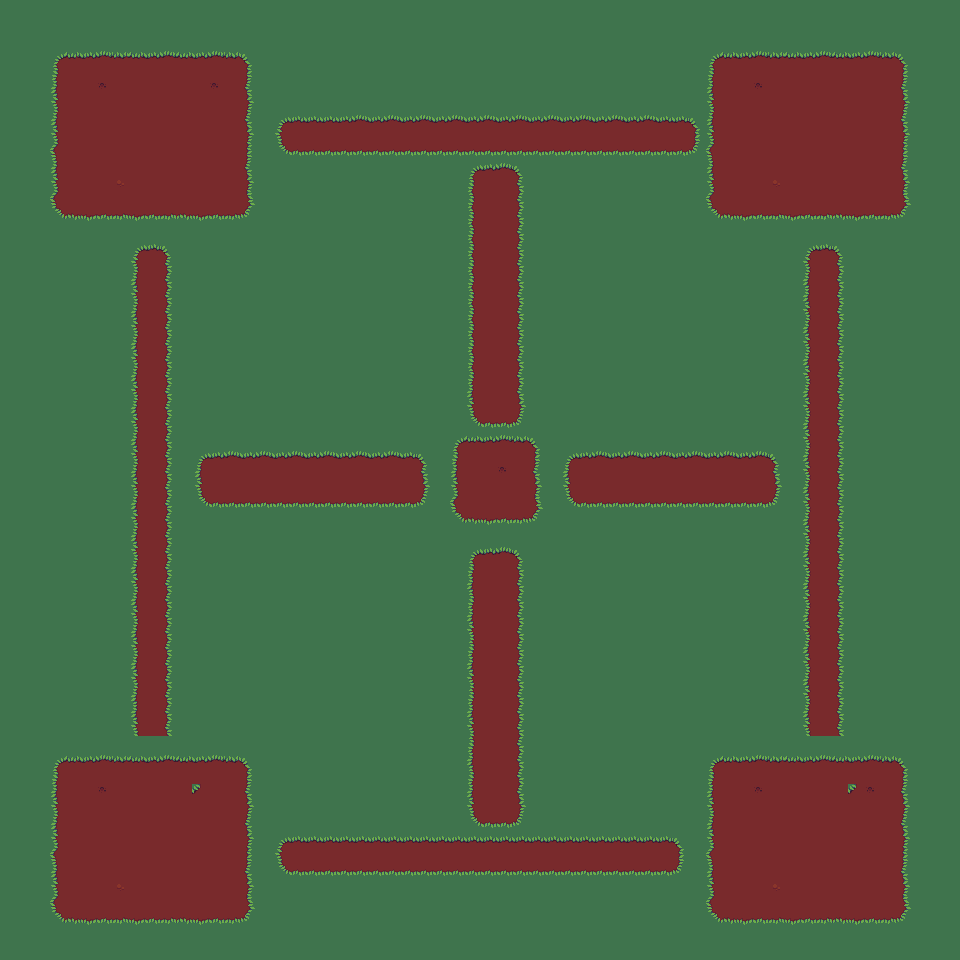

This game map was drawn from its Tiled (.tmx) file and the tilesets committed beside it. A one-line description and the trimmed map source follow:
An orthogonal 60x60 tile map with 16x16 px tiles, 1 tile layer (Below) and 17 objects (Player Spawn, Dino Spawn 10, Big Spawn 1, Dino Spawn 11, Dino Spawn 8, ...).

<map version="1.2" tiledversion="1.2.4" orientation="orthogonal" renderorder="right-down" width="60" height="60" tilewidth="16" tileheight="16" infinite="0" nextlayerid="6" nextobjectid="22">
 <tileset firstgid="1" name="sheet" tilewidth="16" tileheight="16" tilecount="288" columns="24">
  <image source="tiles.png" width="384" height="192" />
 </tileset>
 <layer id="1" name="Below" width="60" height="60">
  <data>[3600 cells, 3600 non-empty, 25 distinct tile ids]</data>
 </layer>
 <objectgroup id="3" name="Spawns">
  <object id="5" name="Player Spawn" x="501.333" y="497.333">
   <point />
  </object>
  <object id="6" name="Dino Spawn 10" x="280" y="376">
   <point />
  </object>
  <object id="7" name="Big Spawn 1" x="156" y="154.667">
   <point />
  </object>
  <object id="8" name="Dino Spawn 11" x="390.667" y="302.667">
   <point />
  </object>
  <object id="9" name="Dino Spawn 8" x="301.333" y="606.667">
   <point />
  </object>
  <object id="10" name="Dino Spawn 7" x="384" y="680">
   <point />
  </object>
  <object id="11" name="Dino Spawn 6" x="494.667" y="760">
   <point />
  </object>
  <object id="12" name="Dino Spawn 5" x="633.333" y="668">
   <point />
  </object>
  <object id="13" name="Dino Spawn 4" x="724" y="589.333">
   <point />
  </object>
  <object id="14" name="Dino Spawn 3" x="793.333" y="484">
   <point />
  </object>
  <object id="15" name="Dino Spawn 2" x="725.333" y="402.667">
   <point />
  </object>
  <object id="16" name="Dino Spawn 1" x="636" y="318.667">
   <point />
  </object>
  <object id="17" name="Dino Spawn 12" x="504" y="270.667">
   <point />
  </object>
  <object id="18" name="Big Spawn 2" x="808" y="160">
   <point />
  </object>
  <object id="19" name="Big Spawn 4" x="820" y="845.333">
   <point />
  </object>
  <object id="20" name="Big Spawn 3" x="168" y="837.333">
   <point />
  </object>
  <object id="21" name="Dino Spawn 9" x="252" y="489.333">
   <point />
  </object>
 </objectgroup>
</map>